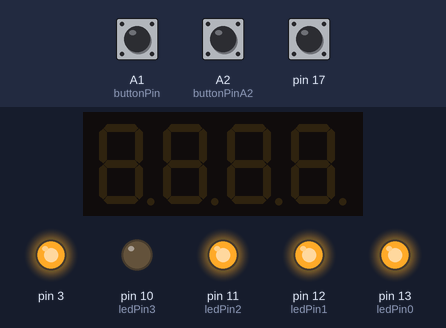
Bench run of a sketch on a simulated Arduino Uno, built with avr-gcc and run on an emulated ATmega328P. Shown: 4-digit seven-segment display, output pins drawn as LEDs (lit = HIGH). The test bench sets the inputs (shaded band); at power-on: A1 (buttonPin) HIGH, A2 (buttonPinA2) HIGH, pin 17 HIGH. Random numbers use the default seed unless the sketch sets one.

Above: at 1.2 s.
1.3 s: A1 (buttonPin) pulled LOW for 1 s
At 4.7 s:
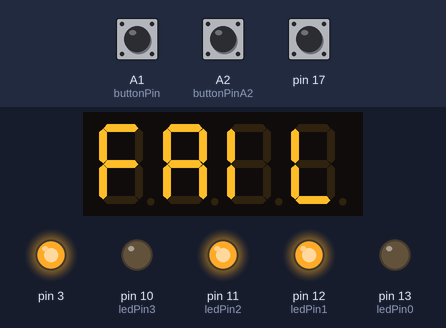
5.3 s: A1 (buttonPin) pulled LOW for 3.2 s
At 9.5 s:
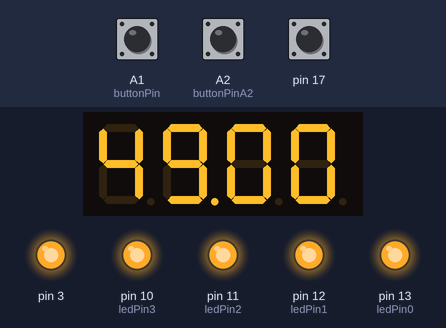
11.5 s: A1 (buttonPin) pulled LOW for 0.15 s
At 14.1 s:
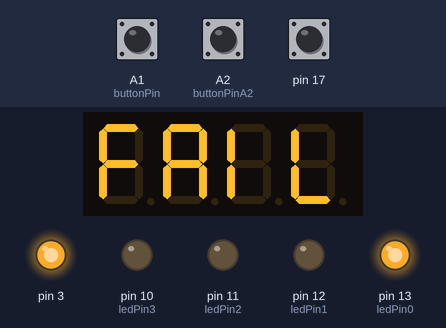
14.6 s: A2 (buttonPinA2) pulled LOW for 0.15 s
At 17.4 s:
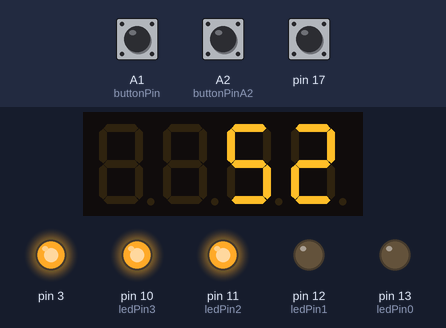
17.7 s: A1 (buttonPin) pulled LOW for 0.15 s
At 20.1 s:
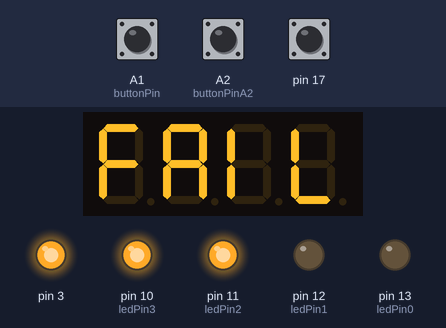
20.8 s: A2 (buttonPinA2) pulled LOW for 1 s
At 23.5 s:
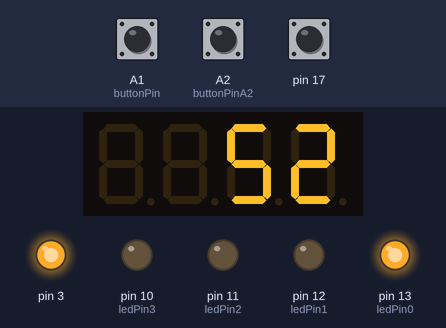
Timing chart, 0 to 34.2 s (numbered marks = the images above; inputs shaded):
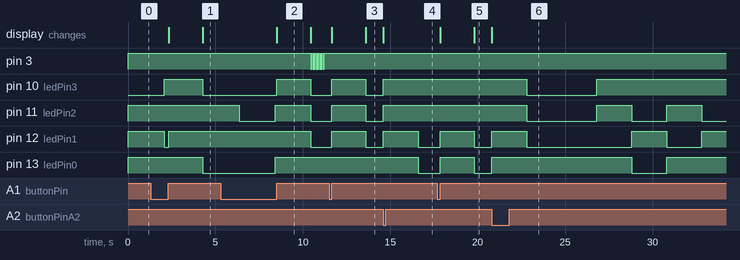

The sketch:

Opdracht2-v0.12.ino
```cpp
#include <MultiFuncShield.h> //includeer de libary die benodigd is om bepaalde functies van het MFS te gebruiken
unsigned int randNumber; //declareer de variabele randNumber
unsigned int buttonState; //declareer de variabele buttonState
unsigned int buttonStateA2; //declareer de variabele buttonStateA2
unsigned long previousMillis = 0; //declareer de positieve variabele previousMillis en ken 0 toe;
const unsigned int interval = 2000; //declareer de constate interval, waarin staat hoe lang gewacht moet worden totdat de beurt voorbij gaat zonder dat er op het knopje is gedrukt (wordt vooral gebruikt voor testdoeleinden, want een hogere interval maakt het wat makkelijker)
unsigned int buttonPushes = 0; //declareer de variabele waarin het aantal knopdrukjes per beurt wordt opgeslagen
const char hexDigits[16] = "0123456789ABCDEF"; //deze array van chars wordt gebruikt om te bepalen welke hexadecimale cijfers moeten worden weergegeven op het display
float winnaarsTijd = 30000; //de maximale tijd die mogelijk is om erover te doen is 15*2=30 s, dus elke tijd moet gelijk zijn of sneller dan 30 s om het eerste potje te 'winnen'
#define ledPin0 13 //deze regel en de komende regels initiliseren constantes (want ze veranderen niet) welke de pinsnummers van de LED's en de button's bevatten
#define ledPin1 12
#define ledPin2 11
#define ledPin3 10
#define buttonPin A1
#define buttonPinA2 A2
void setup() {
  //de code tussen deze accolades wordt bij het starten van het programma uitgevoerd:
  randomSeed(analogRead(A5)); //initialiseer de random-nummer generator en wijs een ongebruikte pin toe om zo willekeurig mogelijke waardes te krijgen
  Timer1.initialize(); //De timer, welke benodigd is om het display op de MFS te gebruiken, initialiseren
  MFS.initialize(&Timer1); //initialiseer de MFS
  //Serial.begin(9600); //dit is gebruikt om te debuggen
}
void displayBinary(int decimalNumber) { //begin van de functie waarmee het getal binair wordt weergegeven
  //in alle if-else statements in deze method wordt het decimale getal omgezet en binair door een led te laten branden als hij te delen is door door bepaalde machten van 2 (4 bits)
  //Bron: opdracht1b, methode voor omzetten dec naar bin zelf bedacht
  int binCounter = decimalNumber; //ken het random generereerde nummer toe aan variabele binCounter
  if (binCounter / 8 > 0) { //is het getal deelbaar door 8?
    digitalWrite(ledPin0, LOW); //Zo ja, zet ledPin0 aan
    binCounter = binCounter - 8; //En trek 8 af van binCounter om de andere ledjes correcte waardes te laten weergeven
  }
  else { //is het getal niet deelbaar door 8?
    digitalWrite(ledPin0, HIGH); //zet ledpin0 uit (dit is nodig omdat de led anders permanent blijft branden als hij één keer tijdens de loop heeft gebrand)
  }
  if (binCounter / 4 > 0) { //is het getal deelbaar door 8?
    binCounter = binCounter - 4; //Trek 4 af van binCounter om de andere ledjes correcte waardes te laten weergeven
    digitalWrite(ledPin1, LOW); //Zo ja, zet ledpin1 aan
  }
  else { //Is het getal niet deelbaar door 4?
    digitalWrite(ledPin1, HIGH); //zet ledin1 uit (dit is nodig omdat de led anders permanent blijft branden als hij één keer tijdens de loop heeft gebrand)
  }
  if (binCounter / 2 > 0) { //Is het getal deelbaar door 2?
    binCounter = binCounter - 2; //Trek 2 af van binCounter om de andere ledjes correcte waardes te laten weergeven
    digitalWrite(ledPin2, LOW); //zet ledPin2 aan
  }
  else { //Is het getal deelbaar door 2?
    digitalWrite(ledPin2, HIGH); //zet ledPin2 uit
  }
  if (binCounter / 1 > 0) { //Is het getal deelbaar door 1?
    digitalWrite(ledPin3, LOW); //Zo ja, zet ledPin3 aan
  }
  else { //Nee (oftewel: is binCounter gelijk aan nul?)
    digitalWrite(ledPin3, HIGH); //Zet ledPin3 uit
  }
}
void loop() { //het gedeelte in dit blok wordt oneindig achter elkaar uitgevoerd
  unsigned long currentMillis = millis(); //we gebruiken de variabele currentMillis om de tijd date de Arduino aanstaat in ms op te slaan
  randNumber = random(1, 15); //ken een willkeurig getal in het bereik [1-15] toe aan variabele randNumber
  displayBinary(randNumber); //roep de functie displayBinary aan om de LED's op binaire wijze het getal te laten zien
  buttonPushes = 0; //ken 0 toe aan variabele buttonPushes
  float tijd = 0; //deze variabele wordt gebruikt om de tijd op te slaan dat het kost om het getal te raden
  while (currentMillis - previousMillis < interval) { //begin een while-loop die alleen door blijft lopen als de tijd sinds de laatste 2 seconden die verstreken zijn zonder user-input, anders wordt deze niet meer uitgevoerd
    buttonStateA2 = !digitalRead(buttonPinA2); //dit blok is hetzelfde als het volgende blok waarbij debounce wordt toegepast en dit blok dienst voor het tonen van de highscore als op knop A2 wordt gedrukt
    if (buttonStateA2 == LOW) {
      delay(1); //het werkt met een zeer kleine delay goed, omdat anders sommige knopdrukjes op A1 met een grotere delay niet worden gedetecteerd en zonder delay worden drukjes op A2 vaak niet gedetecteerd
      buttonStateA2 = !digitalRead(buttonPinA2);
      if (buttonStateA2 == HIGH) {
      MFS.write((int) winnaarsTijd); //in een latere 'MFS.write'-regel staat waarom het gecast wordt naar int
      previousMillis = currentMillis; //dit zorgt ervoor dat het tonen van de highscore geen tijd kost
      buttonPushes = 0; //om ervoor te zorgen dat mensen niet valsspelen om te tijd te resetten tijdens een potje wordt het aantal knopdrukjes gelijk gesteld aan 0
      }
    }
    float tijdAan = currentMillis - previousMillis; //tijd2 wordt gebruikt om de tijd dat het kost om het getal te raden te corrigeren met de tijd dat de Arduino aanstaat, deze variabele staat hier omdat dit na elke drukknop bij moet worden gewerkt
    currentMillis = millis(); //ken de huidige tijd van de timer toe aan de variabele die in deze loop gebruikt wordt om te kijken of twee seconden zonder user-input verstreken zijn
    buttonState = !digitalRead(buttonPin); //lees de sensorwaarde van de knop en inverteer de LOW en HIGH-waardes van de buttons om het intuïtief beter te begrijpen
    if (buttonState == HIGH) { //dit if-statement en het komende else-statement worden gebruikt voor debouncing
      delay(50); //delay voor debouncing
      buttonState = !digitalRead(buttonPin); //lees de sensorwaarde van de knop en inverteer de LOW en HIGH-waardes van de buttons om het intuïtief beter te begrijpen
      if (buttonState == LOW) { //zie voorgaande if-statement
        buttonPushes++; //er is een keer op de knop gedrukt, dus de teller die het aantal knopdrukken bijhoudt gaat met 1 omhoog
        previousMillis = currentMillis; //dit zorgt ervoor dat de loop weer 2 seconden door blijft lopen, want currentMillis - previousMillis moet kleiner zijn dan 2000 ms om de loop nogmaals te laten uitvoeren
        tijd = tijd + tijdAan; //dit wordt gebruikt om de tijd dat het kost om het getal te raden bij te werken
        MFS.write(""); //dit maakt het display leeg, zodat de tijd die de vorige beurt duurde er eventueel niet meer opstaat
        MFS.write(hexDigits[buttonPushes / 1], 3); //dit zorgt ervoor dat de waarde van het random genereerde getal hexadecimaal op het display komt te staan
      }
    }
  }
  Serial.println(randNumber); //dit gebruikte ik om te debuggen
  if (buttonPushes == randNumber && buttonPushes != 0) { //als het aantal knopdrukjes - na twee seconden wachten - gelijk is aan het willekeurige generereerde nummer, voer dit statement uit
    MFS.write((int)tijd); //laat op het display zien hoe lang de speler erover heeft gedaan om het nummer te raden (gecast naar int omdat het display float's met veel decimalen niet zomaar kan weergeven)
    if (tijd < winnaarsTijd) { //als de tijd kleiner is dan de snelste tijd, dan wordt de code in dit blok uitgevoerd
      winnaarsTijd = tijd; //de winnaarstijd wordt gelijk gesteld aan de tijd die de speler erover heeft gedaan
      MFS.beep(5, 5, 4, 2); //ga piepen als je het goed hebt
    }
  }
  else if (buttonPushes > 0) {
    MFS.write(""); //niet op tijd op de knopjes gedrukt? Dan wordt het display leeg gemaakt
    MFS.write("FAIL"); //als de speler het potjes niet succesvol heeft afgerond, komt er 'FAIL' op het display te staan
  }
  previousMillis = currentMillis; //corrigeer de tijd zodat de volgende beurt weer 2 seconden zal duren
}
```

Measured:
- after the input at 1.3 s, the display: first changes after 1.0 s (image 1 shows a later state)
- after the input at 5.3 s, pin 3: alternates HIGH for 0.05 s and LOW for 0.05 s, 16 changes in all, then stays HIGH, starting after 5.2 s; pin 10 (ledPin3): LOW → HIGH after 3.2 s, → LOW 1.9 s later; the display: changes after 3.2 s (image 2)
- after the input at 11.5 s, pin 12 (ledPin1): LOW → HIGH after 0.15 s, → LOW 1.9 s later; the display: first changes after 0.15 s (image 3 shows a later state)
- after the input at 14.6 s, pin 12 (ledPin1): LOW → HIGH at once, → LOW 2.0 s later; the display: changes at once (image 4)
- after the input at 17.7 s, pin 12 (ledPin1): LOW → HIGH after 0.15 s, → LOW 1.9 s later; the display: first changes after 0.15 s (image 5 shows a later state)
- after the input at 20.8 s, the display: changes at once (image 6)
- what the display in image 2 shows lasts 2.0 s, from 8.5 s to 10.5 s
